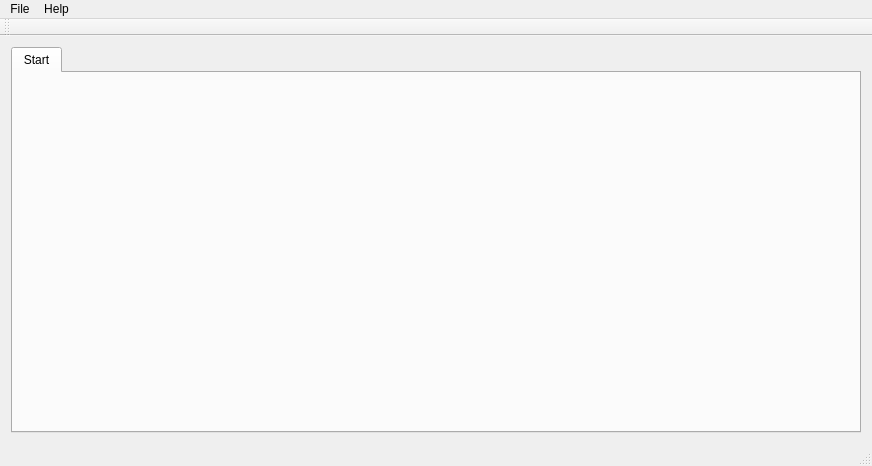
<?xml version="1.0" encoding="UTF-8"?>
<ui version="4.0">
 <class>MainWindow</class>
 <widget class="QMainWindow" name="MainWindow">
  <property name="geometry">
   <rect>
    <x>0</x>
    <y>0</y>
    <width>872</width>
    <height>466</height>
   </rect>
  </property>
  <property name="windowTitle">
   <string>AlarmViewer</string>
  </property>
  <widget class="QWidget" name="centralWidget">
   <layout class="QGridLayout" name="gridLayout">
    <item row="0" column="0">
     <widget class="QTabWidget" name="tabWidget">
      <property name="currentIndex">
       <number>0</number>
      </property>
      <widget class="QWidget" name="tab">
       <attribute name="title">
        <string>Start</string>
       </attribute>
      </widget>
     </widget>
    </item>
   </layout>
  </widget>
  <widget class="QMenuBar" name="menuBar">
   <property name="geometry">
    <rect>
     <x>0</x>
     <y>0</y>
     <width>872</width>
     <height>25</height>
    </rect>
   </property>
   <widget class="QMenu" name="menuFile">
    <property name="title">
     <string>File</string>
    </property>
    <addaction name="actionOpen"/>
    <addaction name="separator"/>
    <addaction name="actionExit"/>
   </widget>
   <widget class="QMenu" name="menuHelp">
    <property name="title">
     <string>Help</string>
    </property>
    <addaction name="actionHelp_Topics"/>
    <addaction name="separator"/>
    <addaction name="actionAbout_AlarmViewer"/>
   </widget>
   <addaction name="menuFile"/>
   <addaction name="menuHelp"/>
  </widget>
  <widget class="QToolBar" name="mainToolBar">
   <attribute name="toolBarArea">
    <enum>TopToolBarArea</enum>
   </attribute>
   <attribute name="toolBarBreak">
    <bool>false</bool>
   </attribute>
  </widget>
  <widget class="QStatusBar" name="statusBar"/>
  <action name="actionOpen">
   <property name="text">
    <string>&amp;Open</string>
   </property>
   <property name="shortcut">
    <string>Ctrl+O</string>
   </property>
  </action>
  <action name="actionExit">
   <property name="text">
    <string>Exit</string>
   </property>
  </action>
  <action name="actionHelp_Topics">
   <property name="text">
    <string>Help Topics</string>
   </property>
  </action>
  <action name="actionAbout_AlarmViewer">
   <property name="text">
    <string>About AlarmViewer</string>
   </property>
  </action>
 </widget>
 <layoutdefault spacing="6" margin="11"/>
 <resources/>
 <connections/>
</ui>
